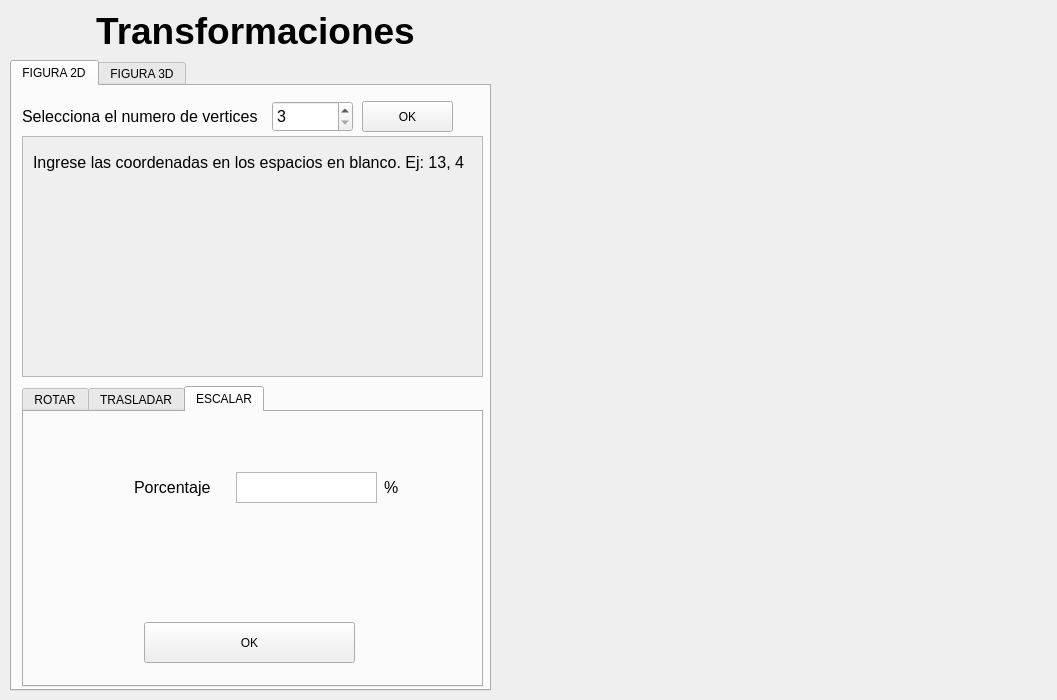
<?xml version="1.0" encoding="UTF-8"?>
<ui version="4.0">
 <class>MainWindow</class>
 <widget class="QMainWindow" name="MainWindow">
  <property name="geometry">
   <rect>
    <x>0</x>
    <y>0</y>
    <width>1057</width>
    <height>700</height>
   </rect>
  </property>
  <property name="windowTitle">
   <string>MainWindow</string>
  </property>
  <widget class="QWidget" name="centralwidget">
   <widget class="QLabel" name="app_title">
    <property name="geometry">
     <rect>
      <x>30</x>
      <y>0</y>
      <width>451</width>
      <height>61</height>
     </rect>
    </property>
    <property name="font">
     <font>
      <pointsize>28</pointsize>
      <bold>true</bold>
     </font>
    </property>
    <property name="text">
     <string>Transformaciones</string>
    </property>
    <property name="alignment">
     <set>Qt::AlignCenter</set>
    </property>
   </widget>
   <widget class="QWidget" name="verticalLayoutWidget">
    <property name="geometry">
     <rect>
      <x>520</x>
      <y>10</y>
      <width>521</width>
      <height>681</height>
     </rect>
    </property>
    <layout class="QVBoxLayout" name="graphic_output"/>
   </widget>
   <widget class="QTabWidget" name="tabWidget">
    <property name="geometry">
     <rect>
      <x>10</x>
      <y>60</y>
      <width>481</width>
      <height>631</height>
     </rect>
    </property>
    <property name="currentIndex">
     <number>0</number>
    </property>
    <widget class="QWidget" name="tab">
     <attribute name="title">
      <string>FIGURA 2D</string>
     </attribute>
     <widget class="QTabWidget" name="tabWidget_4">
      <property name="geometry">
       <rect>
        <x>10</x>
        <y>300</y>
        <width>461</width>
        <height>301</height>
       </rect>
      </property>
      <property name="currentIndex">
       <number>2</number>
      </property>
      <property name="tabsClosable">
       <bool>false</bool>
      </property>
      <widget class="QWidget" name="tab_9">
       <attribute name="title">
        <string>ROTAR</string>
       </attribute>
       <widget class="QLabel" name="label_9">
        <property name="geometry">
         <rect>
          <x>10</x>
          <y>60</y>
          <width>161</width>
          <height>31</height>
         </rect>
        </property>
        <property name="font">
         <font>
          <pointsize>12</pointsize>
         </font>
        </property>
        <property name="text">
         <string>Ingrese el valor a rotar</string>
        </property>
       </widget>
       <widget class="QLabel" name="label_16">
        <property name="geometry">
         <rect>
          <x>370</x>
          <y>60</y>
          <width>71</width>
          <height>31</height>
         </rect>
        </property>
        <property name="font">
         <font>
          <pointsize>12</pointsize>
         </font>
        </property>
        <property name="text">
         <string>grados (°)</string>
        </property>
       </widget>
       <widget class="QPushButton" name="btn_rot_2D">
        <property name="geometry">
         <rect>
          <x>120</x>
          <y>210</y>
          <width>211</width>
          <height>41</height>
         </rect>
        </property>
        <property name="text">
         <string>OK</string>
        </property>
       </widget>
       <widget class="QLabel" name="label_17">
        <property name="geometry">
         <rect>
          <x>10</x>
          <y>100</y>
          <width>221</width>
          <height>61</height>
         </rect>
        </property>
        <property name="font">
         <font>
          <pointsize>12</pointsize>
         </font>
        </property>
        <property name="text">
         <string>Ingrese la coordenada a rotar (debe ser una ingresada)</string>
        </property>
        <property name="wordWrap">
         <bool>true</bool>
        </property>
       </widget>
       <widget class="QTextEdit" name="te_coord_rot_2D">
        <property name="geometry">
         <rect>
          <x>220</x>
          <y>120</y>
          <width>141</width>
          <height>31</height>
         </rect>
        </property>
       </widget>
       <widget class="QSpinBox" name="spin_deg_rot_2D">
        <property name="geometry">
         <rect>
          <x>220</x>
          <y>60</y>
          <width>141</width>
          <height>31</height>
         </rect>
        </property>
        <property name="font">
         <font>
          <pointsize>12</pointsize>
         </font>
        </property>
        <property name="minimum">
         <number>1</number>
        </property>
        <property name="maximum">
         <number>359</number>
        </property>
        <property name="value">
         <number>1</number>
        </property>
       </widget>
      </widget>
      <widget class="QWidget" name="tab_10">
       <attribute name="title">
        <string>TRASLADAR</string>
       </attribute>
       <widget class="QTextEdit" name="te_vec_tras_2D">
        <property name="geometry">
         <rect>
          <x>160</x>
          <y>100</y>
          <width>131</width>
          <height>31</height>
         </rect>
        </property>
       </widget>
       <widget class="QLabel" name="label_18">
        <property name="geometry">
         <rect>
          <x>100</x>
          <y>50</y>
          <width>241</width>
          <height>31</height>
         </rect>
        </property>
        <property name="font">
         <font>
          <pointsize>12</pointsize>
         </font>
        </property>
        <property name="text">
         <string>Introduzca el vector (x, y): Ej. 13, 4</string>
        </property>
        <property name="alignment">
         <set>Qt::AlignRight|Qt::AlignTrailing|Qt::AlignVCenter</set>
        </property>
       </widget>
       <widget class="QPushButton" name="btn_tras_2D">
        <property name="geometry">
         <rect>
          <x>120</x>
          <y>210</y>
          <width>211</width>
          <height>41</height>
         </rect>
        </property>
        <property name="text">
         <string>OK</string>
        </property>
       </widget>
      </widget>
      <widget class="QWidget" name="tab_11">
       <attribute name="title">
        <string>ESCALAR</string>
       </attribute>
       <widget class="QTextEdit" name="te_per_esc_2D">
        <property name="geometry">
         <rect>
          <x>212</x>
          <y>60</y>
          <width>141</width>
          <height>31</height>
         </rect>
        </property>
       </widget>
       <widget class="QLabel" name="label_19">
        <property name="geometry">
         <rect>
          <x>360</x>
          <y>60</y>
          <width>61</width>
          <height>31</height>
         </rect>
        </property>
        <property name="font">
         <font>
          <pointsize>12</pointsize>
         </font>
        </property>
        <property name="text">
         <string>%</string>
        </property>
       </widget>
       <widget class="QPushButton" name="btn_esc_2D">
        <property name="geometry">
         <rect>
          <x>120</x>
          <y>210</y>
          <width>211</width>
          <height>41</height>
         </rect>
        </property>
        <property name="text">
         <string>OK</string>
        </property>
       </widget>
       <widget class="QLabel" name="label_20">
        <property name="geometry">
         <rect>
          <x>110</x>
          <y>60</y>
          <width>91</width>
          <height>31</height>
         </rect>
        </property>
        <property name="font">
         <font>
          <pointsize>12</pointsize>
         </font>
        </property>
        <property name="text">
         <string>Porcentaje</string>
        </property>
       </widget>
      </widget>
     </widget>
     <widget class="QSpinBox" name="spin_vertix_2D">
      <property name="geometry">
       <rect>
        <x>260</x>
        <y>15</y>
        <width>81</width>
        <height>31</height>
       </rect>
      </property>
      <property name="font">
       <font>
        <pointsize>12</pointsize>
       </font>
      </property>
      <property name="minimum">
       <number>3</number>
      </property>
      <property name="maximum">
       <number>10</number>
      </property>
     </widget>
     <widget class="QScrollArea" name="scrollArea_vertix_2D">
      <property name="geometry">
       <rect>
        <x>10</x>
        <y>50</y>
        <width>461</width>
        <height>241</height>
       </rect>
      </property>
      <property name="widgetResizable">
       <bool>true</bool>
      </property>
      <widget class="QWidget" name="scrollAreaWidgetContents_4">
       <property name="geometry">
        <rect>
         <x>0</x>
         <y>0</y>
         <width>459</width>
         <height>239</height>
        </rect>
       </property>
       <widget class="QLabel" name="label_areascroll_vertix_3">
        <property name="geometry">
         <rect>
          <x>10</x>
          <y>10</y>
          <width>431</width>
          <height>31</height>
         </rect>
        </property>
        <property name="font">
         <font>
          <pointsize>12</pointsize>
         </font>
        </property>
        <property name="text">
         <string>Ingrese las coordenadas en los espacios en blanco. Ej: 13, 4</string>
        </property>
       </widget>
      </widget>
     </widget>
     <widget class="QPushButton" name="btn_vertix_3D">
      <property name="geometry">
       <rect>
        <x>350</x>
        <y>15</y>
        <width>91</width>
        <height>31</height>
       </rect>
      </property>
      <property name="text">
       <string>OK</string>
      </property>
     </widget>
     <widget class="QLabel" name="label_21">
      <property name="geometry">
       <rect>
        <x>10</x>
        <y>10</y>
        <width>241</width>
        <height>41</height>
       </rect>
      </property>
      <property name="font">
       <font>
        <pointsize>12</pointsize>
       </font>
      </property>
      <property name="text">
       <string>Selecciona el numero de vertices</string>
      </property>
     </widget>
    </widget>
    <widget class="QWidget" name="tab_2">
     <attribute name="title">
      <string>FIGURA 3D</string>
     </attribute>
     <widget class="QTabWidget" name="tabWidget_3">
      <property name="geometry">
       <rect>
        <x>10</x>
        <y>300</y>
        <width>461</width>
        <height>301</height>
       </rect>
      </property>
      <property name="currentIndex">
       <number>2</number>
      </property>
      <property name="tabsClosable">
       <bool>false</bool>
      </property>
      <widget class="QWidget" name="tab_6">
       <attribute name="title">
        <string>ROTAR</string>
       </attribute>
       <widget class="QLabel" name="label_8">
        <property name="geometry">
         <rect>
          <x>20</x>
          <y>20</y>
          <width>191</width>
          <height>31</height>
         </rect>
        </property>
        <property name="font">
         <font>
          <pointsize>12</pointsize>
         </font>
        </property>
        <property name="text">
         <string>Ingrese el valor a rotar en X</string>
        </property>
       </widget>
       <widget class="QLabel" name="label_10">
        <property name="geometry">
         <rect>
          <x>370</x>
          <y>20</y>
          <width>71</width>
          <height>31</height>
         </rect>
        </property>
        <property name="font">
         <font>
          <pointsize>12</pointsize>
         </font>
        </property>
        <property name="text">
         <string>grados (°)</string>
        </property>
       </widget>
       <widget class="QPushButton" name="pb_rot_3D">
        <property name="geometry">
         <rect>
          <x>120</x>
          <y>210</y>
          <width>211</width>
          <height>41</height>
         </rect>
        </property>
        <property name="text">
         <string>OK</string>
        </property>
       </widget>
       <widget class="QSpinBox" name="spin_degX_rot_3D">
        <property name="geometry">
         <rect>
          <x>220</x>
          <y>20</y>
          <width>141</width>
          <height>31</height>
         </rect>
        </property>
        <property name="font">
         <font>
          <pointsize>12</pointsize>
         </font>
        </property>
        <property name="minimum">
         <number>1</number>
        </property>
        <property name="maximum">
         <number>359</number>
        </property>
        <property name="value">
         <number>1</number>
        </property>
       </widget>
       <widget class="QLabel" name="label_22">
        <property name="geometry">
         <rect>
          <x>370</x>
          <y>80</y>
          <width>71</width>
          <height>31</height>
         </rect>
        </property>
        <property name="font">
         <font>
          <pointsize>12</pointsize>
         </font>
        </property>
        <property name="text">
         <string>grados (°)</string>
        </property>
       </widget>
       <widget class="QLabel" name="label_23">
        <property name="geometry">
         <rect>
          <x>20</x>
          <y>80</y>
          <width>191</width>
          <height>31</height>
         </rect>
        </property>
        <property name="font">
         <font>
          <pointsize>12</pointsize>
         </font>
        </property>
        <property name="text">
         <string>Ingrese el valor a rotar en Y</string>
        </property>
       </widget>
       <widget class="QSpinBox" name="spin_degY_rot_3D">
        <property name="geometry">
         <rect>
          <x>220</x>
          <y>80</y>
          <width>141</width>
          <height>31</height>
         </rect>
        </property>
        <property name="font">
         <font>
          <pointsize>12</pointsize>
         </font>
        </property>
        <property name="minimum">
         <number>1</number>
        </property>
        <property name="maximum">
         <number>359</number>
        </property>
        <property name="value">
         <number>1</number>
        </property>
       </widget>
       <widget class="QLabel" name="label_24">
        <property name="geometry">
         <rect>
          <x>370</x>
          <y>140</y>
          <width>71</width>
          <height>31</height>
         </rect>
        </property>
        <property name="font">
         <font>
          <pointsize>12</pointsize>
         </font>
        </property>
        <property name="text">
         <string>grados (°)</string>
        </property>
       </widget>
       <widget class="QSpinBox" name="spin_degZ_rot_3D">
        <property name="geometry">
         <rect>
          <x>220</x>
          <y>140</y>
          <width>141</width>
          <height>31</height>
         </rect>
        </property>
        <property name="font">
         <font>
          <pointsize>12</pointsize>
         </font>
        </property>
        <property name="minimum">
         <number>1</number>
        </property>
        <property name="maximum">
         <number>359</number>
        </property>
        <property name="value">
         <number>1</number>
        </property>
       </widget>
       <widget class="QLabel" name="label_25">
        <property name="geometry">
         <rect>
          <x>20</x>
          <y>140</y>
          <width>191</width>
          <height>31</height>
         </rect>
        </property>
        <property name="font">
         <font>
          <pointsize>12</pointsize>
         </font>
        </property>
        <property name="text">
         <string>Ingrese el valor a rotar en Z</string>
        </property>
       </widget>
      </widget>
      <widget class="QWidget" name="tab_7">
       <attribute name="title">
        <string>TRASLADAR</string>
       </attribute>
       <widget class="QTextEdit" name="te_vec_tras_3D">
        <property name="geometry">
         <rect>
          <x>160</x>
          <y>120</y>
          <width>131</width>
          <height>31</height>
         </rect>
        </property>
       </widget>
       <widget class="QLabel" name="label_12">
        <property name="geometry">
         <rect>
          <x>100</x>
          <y>60</y>
          <width>261</width>
          <height>31</height>
         </rect>
        </property>
        <property name="font">
         <font>
          <pointsize>12</pointsize>
         </font>
        </property>
        <property name="text">
         <string>Introduzca el vector (x, y, z): Ej. 3, 4, 1</string>
        </property>
        <property name="alignment">
         <set>Qt::AlignRight|Qt::AlignTrailing|Qt::AlignVCenter</set>
        </property>
       </widget>
       <widget class="QPushButton" name="pb_tras_3D">
        <property name="geometry">
         <rect>
          <x>120</x>
          <y>210</y>
          <width>211</width>
          <height>41</height>
         </rect>
        </property>
        <property name="text">
         <string>OK</string>
        </property>
       </widget>
      </widget>
      <widget class="QWidget" name="tab_8">
       <attribute name="title">
        <string>ESCALAR</string>
       </attribute>
       <widget class="QTextEdit" name="te_per_esc_3D">
        <property name="geometry">
         <rect>
          <x>212</x>
          <y>60</y>
          <width>141</width>
          <height>31</height>
         </rect>
        </property>
       </widget>
       <widget class="QLabel" name="label_13">
        <property name="geometry">
         <rect>
          <x>360</x>
          <y>60</y>
          <width>61</width>
          <height>31</height>
         </rect>
        </property>
        <property name="font">
         <font>
          <pointsize>12</pointsize>
         </font>
        </property>
        <property name="text">
         <string>%</string>
        </property>
       </widget>
       <widget class="QPushButton" name="pb_esc_3D">
        <property name="geometry">
         <rect>
          <x>120</x>
          <y>210</y>
          <width>211</width>
          <height>41</height>
         </rect>
        </property>
        <property name="text">
         <string>OK</string>
        </property>
       </widget>
       <widget class="QLabel" name="label_14">
        <property name="geometry">
         <rect>
          <x>110</x>
          <y>60</y>
          <width>91</width>
          <height>31</height>
         </rect>
        </property>
        <property name="font">
         <font>
          <pointsize>12</pointsize>
         </font>
        </property>
        <property name="text">
         <string>Porcentaje</string>
        </property>
       </widget>
      </widget>
     </widget>
     <widget class="QPushButton" name="btn_p_3D">
      <property name="geometry">
       <rect>
        <x>130</x>
        <y>250</y>
        <width>211</width>
        <height>41</height>
       </rect>
      </property>
      <property name="text">
       <string>OK</string>
      </property>
     </widget>
     <widget class="QLabel" name="label_15">
      <property name="geometry">
       <rect>
        <x>100</x>
        <y>10</y>
        <width>291</width>
        <height>41</height>
       </rect>
      </property>
      <property name="font">
       <font>
        <pointsize>14</pointsize>
        <bold>true</bold>
       </font>
      </property>
      <property name="text">
       <string>Selecciona una de las 3 plantillas</string>
      </property>
     </widget>
     <widget class="QLabel" name="label_2">
      <property name="geometry">
       <rect>
        <x>20</x>
        <y>70</y>
        <width>121</width>
        <height>121</height>
       </rect>
      </property>
      <property name="text">
       <string/>
      </property>
      <property name="pixmap">
       <pixmap>../imgs/Figure_1a.png</pixmap>
      </property>
     </widget>
     <widget class="QLabel" name="label_3">
      <property name="geometry">
       <rect>
        <x>180</x>
        <y>70</y>
        <width>121</width>
        <height>121</height>
       </rect>
      </property>
      <property name="text">
       <string/>
      </property>
      <property name="pixmap">
       <pixmap>../imgs/Figure_2a.png</pixmap>
      </property>
     </widget>
     <widget class="QLabel" name="label_4">
      <property name="geometry">
       <rect>
        <x>330</x>
        <y>70</y>
        <width>121</width>
        <height>121</height>
       </rect>
      </property>
      <property name="text">
       <string/>
      </property>
      <property name="pixmap">
       <pixmap>../imgs/Figure_3a.png</pixmap>
      </property>
     </widget>
     <widget class="QRadioButton" name="rbtn_p1_3D">
      <property name="geometry">
       <rect>
        <x>30</x>
        <y>210</y>
        <width>89</width>
        <height>20</height>
       </rect>
      </property>
      <property name="font">
       <font>
        <pointsize>12</pointsize>
       </font>
      </property>
      <property name="text">
       <string>Plantilla 1</string>
      </property>
     </widget>
     <widget class="QRadioButton" name="rbtn_p2_3D">
      <property name="geometry">
       <rect>
        <x>190</x>
        <y>210</y>
        <width>89</width>
        <height>20</height>
       </rect>
      </property>
      <property name="font">
       <font>
        <pointsize>12</pointsize>
       </font>
      </property>
      <property name="text">
       <string>Plantilla 2</string>
      </property>
     </widget>
     <widget class="QRadioButton" name="rbtn_p3_3D">
      <property name="geometry">
       <rect>
        <x>340</x>
        <y>210</y>
        <width>89</width>
        <height>20</height>
       </rect>
      </property>
      <property name="font">
       <font>
        <pointsize>12</pointsize>
       </font>
      </property>
      <property name="text">
       <string>Plantilla 3</string>
      </property>
     </widget>
    </widget>
   </widget>
  </widget>
 </widget>
 <resources/>
 <connections/>
</ui>
